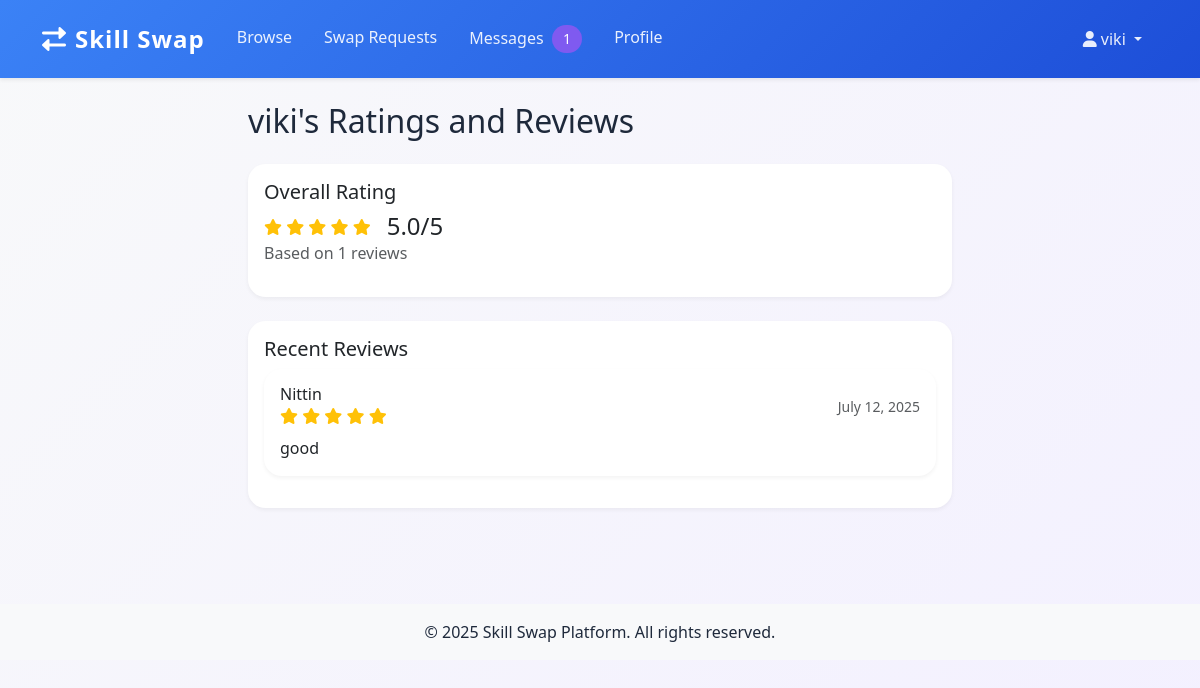
Screenshot of /user_ratings/1 (signed in) with the database file from the repository.
### models.py (models this page shows, shortened)
class User(UserMixin, db.Model):
    id = db.Column(db.Integer, primary_key=True)
    name = db.Column(db.String(150), nullable=False)
    email = db.Column(db.String(150), unique=True, nullable=False)
    location = db.Column(db.String(150))
    photo = db.Column(db.String(300))
    skills_offered = db.Column(db.String(300))
    skills_wanted = db.Column(db.String(300))
    availability = db.Column(db.String(100))
    is_public = db.Column(db.Boolean, default=True)
    is_admin = db.Column(db.Boolean, default=False)
    banned = db.Column(db.Boolean, default=False)
    password_hash = db.Column(db.String(150), nullable=False)

class Feedback(db.Model):
    id = db.Column(db.Integer, primary_key=True)
    swap_id = db.Column(db.Integer, db.ForeignKey('swap_request.id'))
    user_id = db.Column(db.Integer, db.ForeignKey('user.id'))
    rating = db.Column(db.Integer)
    review = db.Column(db.String(500))  # Changed from comment to review
    created_at = db.Column(db.DateTime, server_default=db.func.now())
    __table_args__ = (db.UniqueConstraint('swap_id', 'user_id', name='_swap_user_uc'),)
    user = db.relationship('User', backref='feedbacks')

### app.py (the view)
@app.route('/user_ratings/<int:user_id>')
@login_required
def user_ratings(user_id):
    user = User.query.get_or_404(user_id)
    feedbacks = Feedback.query.join(SwapRequest).filter(
        (SwapRequest.from_user_id == user_id) | (SwapRequest.to_user_id == user_id),
        Feedback.user_id != user_id
    ).order_by(Feedback.created_at.desc()).all()
    if feedbacks:
        total_ratings = sum(f.rating for f in feedbacks)
        avg_rating = round(total_ratings / len(feedbacks), 1)
    else:
        avg_rating = 0
    return render_template('user_ratings.html', user=user, feedbacks=feedbacks, avg_rating=avg_rating)

### app.py (called while the page is built)
@login_manager.user_loader
def load_user(user_id):
    return User.query.get(int(user_id))

@app.context_processor
def inject_message_count():
    if current_user.is_authenticated:
        unread_count = UserMessage.query.filter_by(
            recipient_id=current_user.id,
            read=False
        ).count()
        return dict(unread_messages=unread_count)
    return dict(unread_messages=0)

### templates/user_ratings.html (shortened to what this page needs)
{% extends 'base.html' %}
{% block content %}
<div class="container">
    <div class="row justify-content-center">
        <div class="col-md-8">
            <h2 class="mb-4">{{ user.name }}'s Ratings and Reviews</h2>
            <div class="card mb-4">
                <div class="card-body">
                    <h5 class="card-title">Overall Rating</h5>
                    <div class="d-flex align-items-center">
                        <div class="star-rating me-3">
                            {% for i in range(1, 6) %}
                                <i class="fas fa-star {% if i <= avg_rating %}text-warning{% else %}text-muted{% endif %}"></i>
                            {% endfor %}
                        </div>
                        <span class="h4 mb-0">{{ avg_rating }}/5</span>
                    </div>
                    <p class="text-muted">Based on {{ feedbacks|length }} reviews</p>
                </div>
            </div>
            {% if feedbacks %}
            <div class="card">
                <div class="card-body">
                    <h5 class="card-title">Recent Reviews</h5>
                    {% for feedback in feedbacks %}
                    <div class="card mb-3">
                        <div class="card-body">
                            <div class="d-flex justify-content-between align-items-center mb-2">
                                <div>
                                    <h6 class="mb-0">{{ feedback.user.name }}</h6>
                                    <div class="star-rating">
                                        {% for i in range(1, 6) %}
                                            <i class="fas fa-star {% if i <= feedback.rating %}text-warning{% else %}text-muted{% endif %}"></i>
                                        {% endfor %}
                                    </div>
                                </div>
                                <small class="text-muted">{{ feedback.created_at.strftime('%B %d, %Y') }}</small>
                            </div>
                            <p class="card-text">{{ feedback.review }}</p>
                        </div>
                    </div>
                    {% endfor %}
                </div>
            </div>
            {% else %}
            <div class="alert alert-info">
                No reviews available yet.
            </div>
            {% endif %}
        </div>
    </div>
</div>
<link rel="stylesheet" href="https://cdnjs.cloudflare.com/ajax/libs/font-awesome/6.0.0/css/all.min.css">
{% endblock %}

### templates/base.html (shortened to what this page needs)
<!DOCTYPE html>
<html lang="en">
<head>
    <link href="https://cdn.jsdelivr.net/npm/bootstrap@5.3.0/dist/css/bootstrap.min.css" rel="stylesheet">
    <link href="https://cdnjs.cloudflare.com/ajax/libs/font-awesome/6.0.0/css/all.min.css" rel="stylesheet">
    <link rel="stylesheet" href="{{ url_for('static', filename='custom.css') }}">
</head>
<body>
    <nav class="navbar navbar-expand-lg navbar-dark bg-primary shadow-sm">
        <div class="container">
            <a class="navbar-brand" href="{{ url_for('home') }}">
                <i class="fas fa-exchange-alt me-2"></i>Skill Swap
            </a>
            <div class="collapse navbar-collapse" id="navbarNav">
                <ul class="navbar-nav me-auto">
                    <li class="nav-item">
                        <a class="nav-link" href="{{ url_for('browse') }}">Browse</a>
                    </li>
                    <li class="nav-item">
                        <a class="nav-link" href="{{ url_for('swap_requests') }}">Swap Requests</a>
                    </li>
                    {% if current_user.is_authenticated %}
                    <li class="nav-item">
                        <a class="nav-link" href="{{ url_for('messages') }}">
                            Messages
                            {% if unread_messages > 0 %}
                            <span class="badge bg-primary rounded-pill ms-1">{{ unread_messages }}</span>
                            {% endif %}
                        </a>
                    </li>
                    <li class="nav-item">
                        <a class="nav-link" href="{{ url_for('profile') }}">Profile</a>
                    </li>
                    {% endif %}
                </ul>
                <ul class="navbar-nav">
                    {% if current_user.is_authenticated %}
                    <li class="nav-item dropdown">
                        <a class="nav-link dropdown-toggle" href="#" id="navbarDropdown" role="button" data-bs-toggle="dropdown">
                            <i class="fas fa-user me-1"></i>{{ current_user.name }}
                        </a>
                    </li>
                    {% endif %}
                </ul>
            </div>
        </div>
    </nav>
    <main class="container py-4">
        <div class="container-fluid">
            {% block content %}{% endblock %}
        </div>
    </main>
    <footer class="bg-light py-3 mt-5">
        <div class="container text-center">
            <p class="mb-0">&copy; 2025 Skill Swap Platform. All rights reserved.</p>
        </div>
    </footer>
</body>
</html>

### static/custom.css (style rules this page uses)
body { background: linear-gradient(135deg, #f8f9fa 0%, #f3f0ff 100%); min-height: 100vh; }
.navbar-brand { font-weight: bold; letter-spacing: 1px; font-size: 1.35rem; }
.card { margin-bottom: 1.5rem; border-radius: 1.1rem; border: none; }
.btn-primary, .navbar, .bg-primary { background-color: #7f5af0 !important; border: none; }

### templates/base.html (style rules this page uses)
:root { --primary-color: #3b82f6; --primary-dark: #1d4ed8; --secondary-color: #64748b; --success-color: #16a34a; --danger-color: #dc2626; --warning-color: #f59e0b; --info-color: #0ea5e9; --light-color: #f8fafc; --dark-color: #1e293b; --text-primary: #1e293b; --text-secondary: #64748b; --text-muted: #94a3b8; --gradient-primary: linear-gradient(135deg, #3b82f6 0%, #1d4ed8 100%); --gradient-secondary: linear-gradient(135deg, #f8fafc 0%, #e2e8f0 100%); --gradient-header: linear-gradient(135deg, #f1f5f9 0%, #e2e8f0 100%); }
body { background-color: var(--light-color); color: var(--text-primary); }
.navbar { background: var(--gradient-primary); box-shadow: 0 2px 4px rgba(0,0,0,0.1); padding: 1rem 0; }
.navbar-brand { color: white !important; font-weight: 700; font-size: 1.5rem; }
.nav-link { color: rgba(255,255,255,0.9) !important; font-weight: 500; transition: color 0.2s; padding: 0.5rem 1rem !important; }
.card { border: none; box-shadow: 0 2px 4px rgba(0,0,0,0.05); transition: transform 0.2s; }
.badge { padding: 0.5em 0.8em; font-weight: 500; border-radius: 0.5rem; font-size: 0.875rem; }

### templates/user_ratings.html (style rules this page uses)
.star-rating { color: #ffd700; }

### rows the page displays
User: name "viki"
Feedback: user.name "Nittin", rating 5 (drawn), created_at "July 12, 2025", review "good"

### other values shown
{{ unread_messages }} "1"
{{ avg_rating }} "5.0"
{{ feedbacks|length }} "1"
